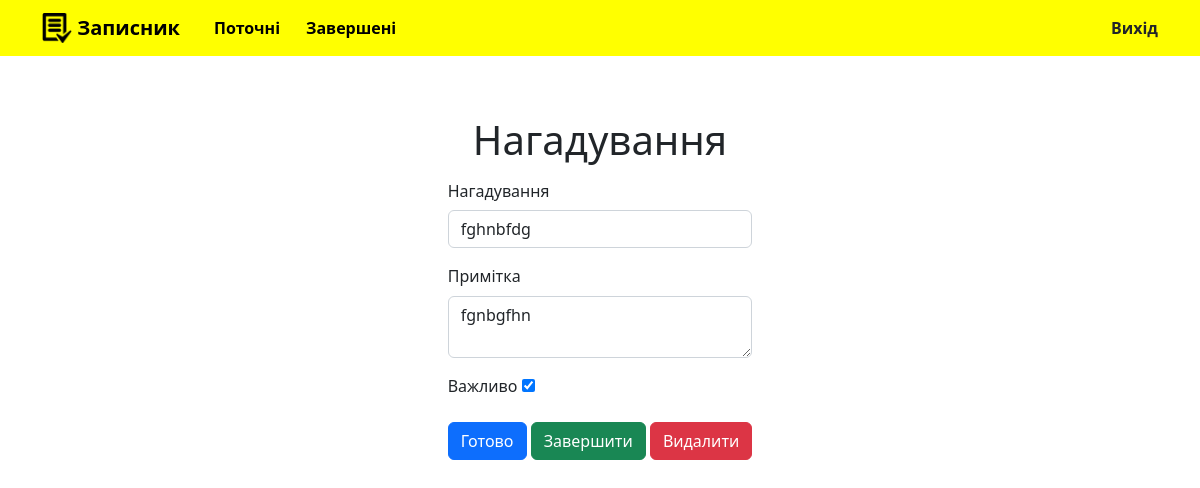
The app's page /todo/38 (signed in), older data.
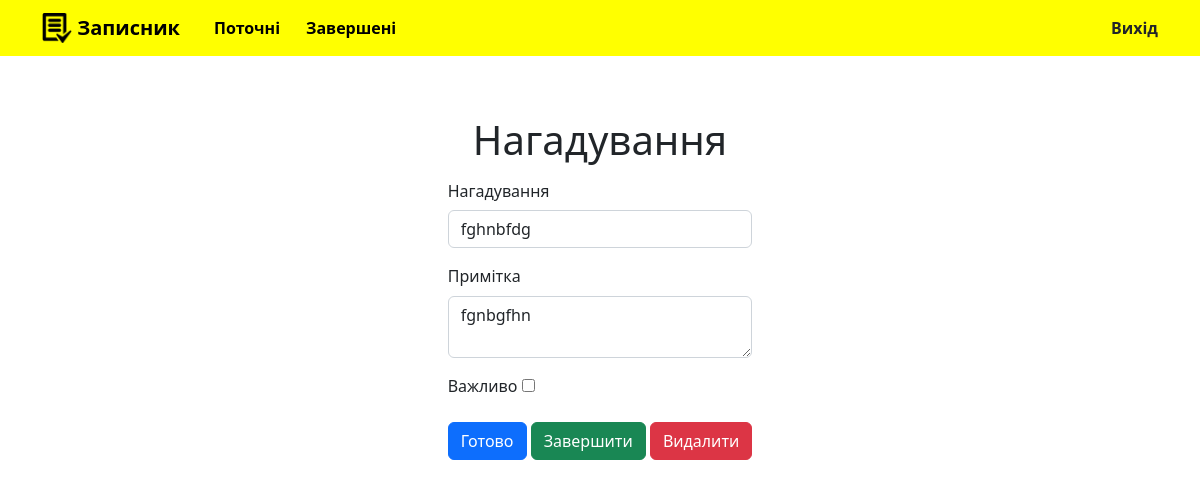
The same page, newer data.
### todo/models.py (models this page shows, shortened)
class Todowoo(models.Model):
    title = models.CharField(max_length=100)
    memo = models.TextField(blank=True)
    created = models.DateTimeField(auto_now_add=True)
    datecompleted = models.DateTimeField(null=True, blank=True)
    important = models.BooleanField(default=False)
    user = models.ForeignKey(User, on_delete=models.CASCADE)

### todo/views.py (the view, shortened to what this page needs)
# urls.py: path('todo/<int:todo_pk>', views.viewtodo, name='viewtodo'),
@login_required
def viewtodo(request, todo_pk):
    todo = get_object_or_404(Todowoo, pk=todo_pk, user=request.user)
    if request.method == "GET":
        form = TodoForm(instance=todo)
        return render(request, 'todo/viewtodo.html', {'todo':todo, 'form':form})

### todo/forms.py
class TodoForm(ModelForm):
    class Meta:
        model = Todowoo
        fields = ['title', 'memo', 'important']

### todo/templates/todo/viewtodo.html (shortened to what this page needs)
{% extends 'todo/base.html' %}
{% block content %}
<div class="d-flex flex-column">
  <div class="d-flex justify-content-center">
    <h1>Нагадування</h1>
  </div>
<div class="d-flex justify-content-center">
  <form method="POST">
    <div class="mb-3">
      <label for="title" class="col-sm-4 col-form-label">
        Нагадування
      </label>
      <input type="text" class="form-control" name="title" id="title" value="{{ todo.title }}" required>
    </div>
    <div class="mb-3">
      <label for="memo" class="form-label">
        Примітка
      </label>
      <textarea class="form-control" name="memo" id="memo">{{ todo.memo }}</textarea>
    </div>
    <div class="mb-3">
      <label class="form-label" for="important">
        Важливо
      </label>
      <input class="form-input" type="checkbox" id="important" name="important" {% if todo.important %}checked{% endif %}>
    </div>
      <button type="submit" class="btn btn-primary">Готово</button>
      <button type="button" class="btn btn-success" onclick="$('#complete').click()">Завершити</button>
      <button type="button" class="btn btn-danger" onclick="$('#delete').click()">Видалити</button>
  </form>
</div>
{% endblock %}

Row changes from the older to the newer data that the page shows:
changed Todowoo "fghnbfdg": important "☑" → "☐"
